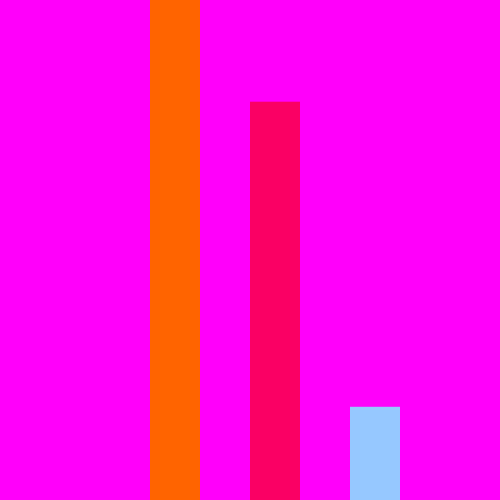
Frame 1 (no input)
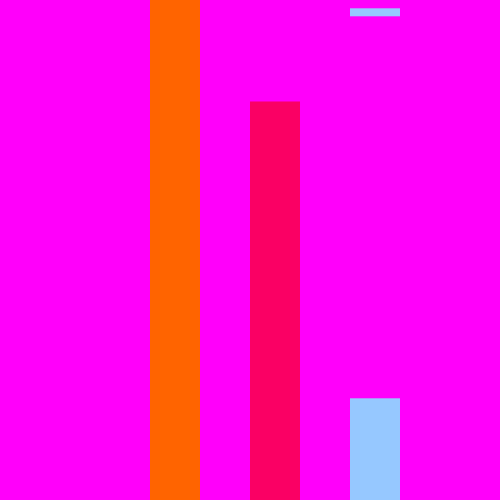
Frame 60 (the mouse pressed at the canvas centre just before this capture)
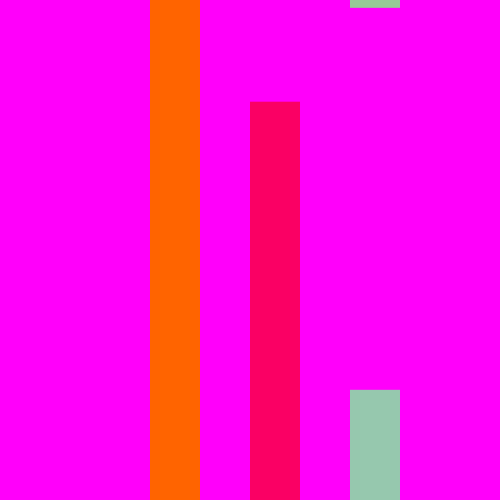
Frame 120 (the mouse held since frame 60 and released just before this capture)

The Processing sketch that drew these frames (run headless with seeded random() and noise(); from frame 60 on, the mouse is pressed at the canvas centre):

// Processing sketch: sk_k3_21_C08
// ── sk_k3_21_C08.pde
float preSec = 0;//前の秒　分　時を保存する
float preMinute = 0;
float preHour = 0;
int a=0 ;
int b=1;
int c=1;
void setup()
{
  size(500, 500);

  frameRate(60);
}

void draw()
{
  noStroke();
  background(255, 0, 250);
  float s = second();
  float m = minute();
  float h = hour();

  if (s != preSec)
  {
    a=0;
  }
  fill(random(150, 50), 200, random(100, 350));
  rect( 350, 500, 50, -(s*height/59) );//過ぎた秒の概念の積み重ね
  fill(250, 0, 100);
  rect( 250, 500, 50, -(m*height/59) );//過ぎた分の概念の積み重ね
  fill(300, 100, 0);
  rect( 150, 500, 50, -(h*height/23) );//過ぎた時の概念の積み重ね

  fill(random(150, 50), 200, random(100, 350));
  rect(350, a*height/59-(s*height/59), 50, height/59);
  preSec= s;//秒の概念の積み重ねる動作
  a++;

  if (m != preMinute)
  {
    b=0;
  }
  fill(250, 0, 100);
  rect(250, b*height/59-(m*height/59), 50, height/59);
  preMinute = m;
  b++;//分の概念の積み重ねる動作

  if (h != preHour)
  {
    c=0;
  }
  fill(300, 100, 0);
  rect(150, c*height/23-(h*height/23), 50, height/23);
  preHour= h;
  c++;//時の概念の積み重ねる動作
}
